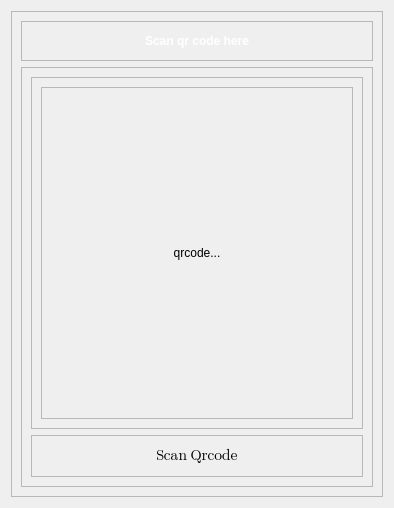
         <widget class="QWidget" name="page_6">
          <layout class="QGridLayout" name="gridLayout_7">
           <item row="0" column="0">
            <widget class="QFrame" name="frame_32">
             <property name="frameShape">
              <enum>QFrame::StyledPanel</enum>
             </property>
             <property name="frameShadow">
              <enum>QFrame::Raised</enum>
             </property>
             <layout class="QVBoxLayout" name="verticalLayout_29">
              <item>
               <widget class="QFrame" name="qr_title_frame">
                <property name="minimumSize">
                 <size>
                  <width>0</width>
                  <height>40</height>
                 </size>
                </property>
                <property name="maximumSize">
                 <size>
                  <width>16777215</width>
                  <height>40</height>
                 </size>
                </property>
                <property name="frameShape">
                 <enum>QFrame::StyledPanel</enum>
                </property>
                <property name="frameShadow">
                 <enum>QFrame::Raised</enum>
                </property>
                <layout class="QHBoxLayout" name="horizontalLayout_20">
                 <property name="spacing">
                  <number>0</number>
                 </property>
                 <property name="leftMargin">
                  <number>0</number>
                 </property>
                 <property name="topMargin">
                  <number>0</number>
                 </property>
                 <property name="rightMargin">
                  <number>0</number>
                 </property>
                 <property name="bottomMargin">
                  <number>0</number>
                 </property>
                 <item alignment="Qt::AlignHCenter">
                  <widget class="QPushButton" name="qr_title_btn">
                   <property name="font">
                    <font>
                     <weight>75</weight>
                     <bold>true</bold>
                    </font>
                   </property>
                   <property name="styleSheet">
                    <string notr="true">color: white;
font-weight : bold;</string>
                   </property>
                   <property name="text">
                    <string>Scan qr code here</string>
                   </property>
                   <property name="icon">
                    <iconset resource="resource.qrc">
                     <normaloff>:/icons/icons/qr_code_24px.png</normaloff>:/icons/icons/qr_code_24px.png</iconset>
                   </property>
                   <property name="iconSize">
                    <size>
                     <width>30</width>
                     <height>30</height>
                    </size>
                   </property>
                   <property name="flat">
                    <bool>true</bool>
                   </property>
                  </widget>
                 </item>
                </layout>
               </widget>
              </item>
              <item>
               <widget class="QFrame" name="qr_content">
                <property name="frameShape">
                 <enum>QFrame::StyledPanel</enum>
                </property>
                <property name="frameShadow">
                 <enum>QFrame::Raised</enum>
                </property>
                <layout class="QVBoxLayout" name="verticalLayout_30">
                 <item>
                  <widget class="QFrame" name="qr_cod_scan">
                   <property name="frameShape">
                    <enum>QFrame::StyledPanel</enum>
                   </property>
                   <property name="frameShadow">
                    <enum>QFrame::Raised</enum>
                   </property>
                   <layout class="QHBoxLayout" name="horizontalLayout_21">
                    <item alignment="Qt::AlignHCenter">
                     <widget class="QFrame" name="qr_cod_scan_frame">
                      <property name="minimumSize">
                       <size>
                        <width>311</width>
                        <height>261</height>
                       </size>
                      </property>
                      <property name="frameShape">
                       <enum>QFrame::StyledPanel</enum>
                      </property>
                      <property name="frameShadow">
                       <enum>QFrame::Raised</enum>
                      </property>
                      <layout class="QHBoxLayout" name="horizontalLayout_22">
                       <property name="spacing">
                        <number>0</number>
                       </property>
                       <property name="leftMargin">
                        <number>0</number>
                       </property>
                       <property name="topMargin">
                        <number>0</number>
                       </property>
                       <property name="rightMargin">
                        <number>0</number>
                       </property>
                       <property name="bottomMargin">
                        <number>0</number>
                       </property>
                       <item>
                        <widget class="QLabel" name="qr_code_label_2">
                         <property name="minimumSize">
                          <size>
                           <width>310</width>
                           <height>330</height>
                          </size>
                         </property>
                         <property name="maximumSize">
                          <size>
                           <width>310</width>
                           <height>330</height>
                          </size>
                         </property>
                         <property name="styleSheet">
                          <string notr="true"/>
                         </property>
                         <property name="text">
                          <string>qrcode...</string>
                         </property>
                         <property name="scaledContents">
                          <bool>true</bool>
                         </property>
                         <property name="alignment">
                          <set>Qt::AlignCenter</set>
                         </property>
                        </widget>
                       </item>
                      </layout>
                     </widget>
                    </item>
                   </layout>
                  </widget>
                 </item>
                 <item>
                  <widget class="QFrame" name="qr_scan_btn_frame">
                   <property name="minimumSize">
                    <size>
                     <width>75</width>
                     <height>0</height>
                    </size>
                   </property>
                   <property name="maximumSize">
                    <size>
                     <width>16777215</width>
                     <height>75</height>
                    </size>
                   </property>
                   <property name="frameShape">
                    <enum>QFrame::StyledPanel</enum>
                   </property>
                   <property name="frameShadow">
                    <enum>QFrame::Raised</enum>
                   </property>
                   <layout class="QHBoxLayout" name="horizontalLayout_23">
                    <property name="spacing">
                     <number>0</number>
                    </property>
                    <property name="leftMargin">
                     <number>0</number>
                    </property>
                    <property name="topMargin">
                     <number>0</number>
                    </property>
                    <property name="rightMargin">
                     <number>0</number>
                    </property>
                    <property name="bottomMargin">
                     <number>0</number>
                    </property>
                    <item alignment="Qt::AlignHCenter">
                     <widget class="QPushButton" name="qr_scan_btn">
                      <property name="minimumSize">
                       <size>
                        <width>150</width>
                        <height>40</height>
                       </size>
                      </property>
                      <property name="font">
                       <font>
                        <family>Segoe UI Emoji</family>
                        <pointsize>11</pointsize>
                        <weight>50</weight>
                        <bold>false</bold>
                       </font>
                      </property>
                      <property name="cursor">
                       <cursorShape>PointingHandCursor</cursorShape>
                      </property>
                      <property name="text">
                       <string>Scan Qrcode</string>
                      </property>
                      <property name="icon">
                       <iconset resource="resource.qrc">
                        <normaloff>:/icons/icons/iris_scan_24px.png</normaloff>:/icons/icons/iris_scan_24px.png</iconset>
                      </property>
                      <property name="iconSize">
                       <size>
                        <width>30</width>
                        <height>30</height>
                       </size>
                      </property>
                      <property name="flat">
                       <bool>true</bool>
                      </property>
                     </widget>
                    </item>
                   </layout>
                  </widget>
                 </item>
                </layout>
               </widget>
              </item>
             </layout>
            </widget>
           </item>
          </layout>
         </widget>
